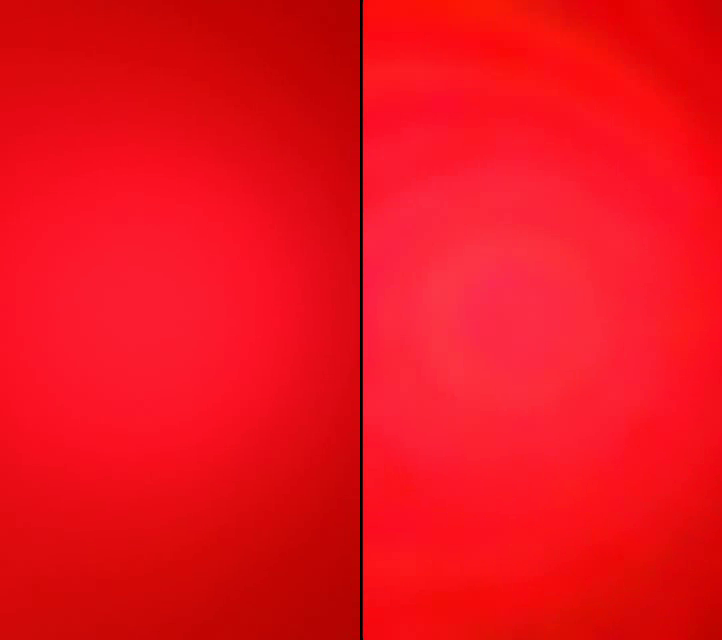
#> input picture frame 201 of tests/finger_2024_11_18_20_27_50x.mp4, 722 x 640 px, given in place of paul_mcarty.mp4, which was not available
$ jupyter execute 07_optical_flow.ipynb   (text cells are left out)
#> lines starting #> are read from the running program, lines starting #| are printed output that depends on the picture; pictures that were not available may be replaced by others from this repository, and a replacement may not be noted
[cell 1]
import cv2
import scipy
import numpy as np
import scipy.signal
import matplotlib.pyplot as plt

[cell 2]
file = "tests/paul_mcarty.mp4"
cap = cv2.VideoCapture(file)

[cell 3]
start_frame = 201
diff_frame = 3

[cell 4]
cap.set(cv2.CAP_PROP_POS_FRAMES, start_frame)
ret, frame1 = cap.read()
#> frame1 is the input picture: shape (640, 722, 3); mean B, G, R 28.9, 17.9, 236.4


cap.set(cv2.CAP_PROP_POS_FRAMES, start_frame+diff_frame)
ret, frame2 = cap.read()

[cell 5]
fig, (ax1, ax2)= plt.subplots(1,2)
ax1.imshow(frame1)
ax2.imshow(frame2)
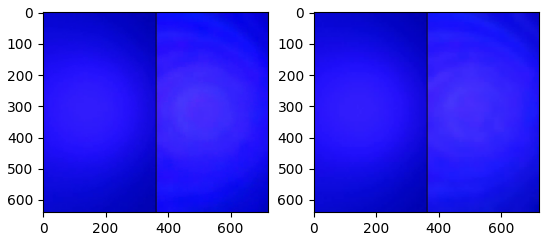
#> figure drawn by matplotlib, 2 panels; B, G, R data is drawn as R, G, B

[cell 6]
frame1 = cv2.cvtColor(frame1, cv2.COLOR_BGR2GRAY)
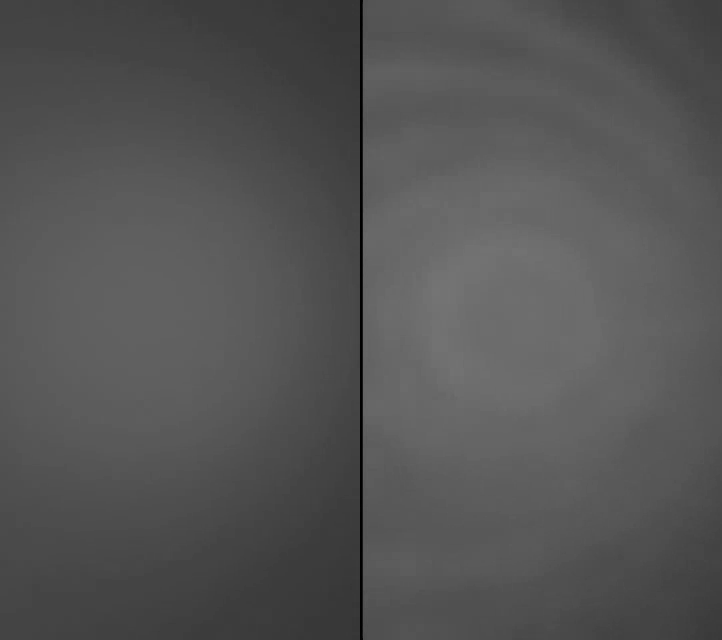
#> frame1: shape (640, 722); min 0, max 116, mean 84.4
frame2 = cv2.cvtColor(frame2, cv2.COLOR_BGR2GRAY)
#> frame2: shape (640, 722)

[cell 7]
combined = cv2.absdiff(frame1, frame2)
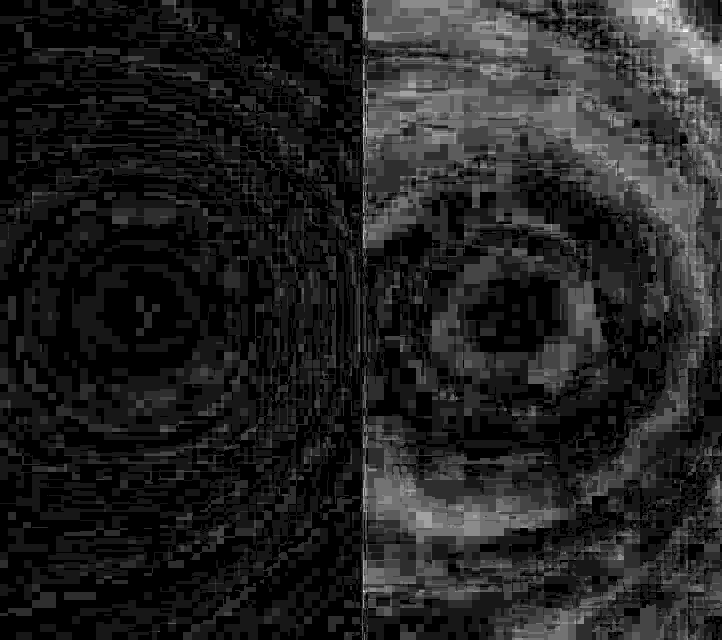
#> combined: shape (640, 722); min 0, max 11, mean 1.5; drawn with min black and max white
_, threshold = cv2.threshold(combined, 25,255, cv2.THRESH_BINARY)
#> threshold: shape (640, 722); every value is 0
plt.imshow(combined, cmap='gray')
